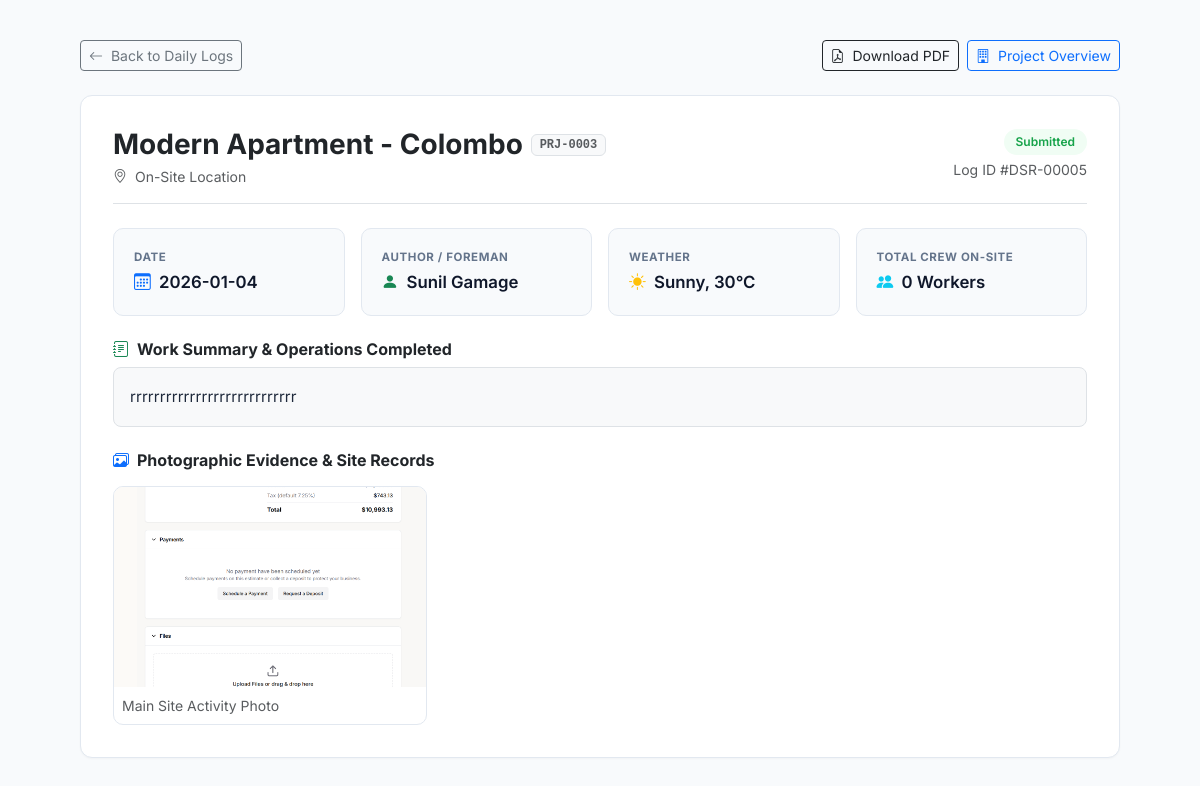
/features/daily_log_view.php?id=5 (signed in), run on the app's committed database.
### tables this page shows
CREATE TABLE `daily_reports` (
  `id` int(11) NOT NULL AUTO_INCREMENT,
  `project_id` int(11) DEFAULT NULL,
  `foreman_id` int(11) DEFAULT NULL,
  `report_date` date DEFAULT (CURDATE()),
  `weather_condition` varchar(100) DEFAULT 'Sunny, 30°C',
  `work_summary` text DEFAULT NULL,
  `crew_count` int(11) DEFAULT 0,
  `subcontractor_notes` text DEFAULT NULL,
  `status` enum('Draft','Submitted','Reviewed') DEFAULT 'Submitted',
  `site_image` varchar(255) DEFAULT NULL,
  `created_at` timestamp NOT NULL DEFAULT current_timestamp(),
  PRIMARY KEY (`id`),
  KEY `fk_dr_project` (`project_id`),
  KEY `fk_dr_foreman` (`foreman_id`),
  CONSTRAINT `daily_reports_ibfk_1` FOREIGN KEY (`project_id`) REFERENCES `projects` (`id`),
  CONSTRAINT `daily_reports_ibfk_2` FOREIGN KEY (`foreman_id`) REFERENCES `users` (`id`),
  CONSTRAINT `fk_dr_foreman` FOREIGN KEY (`foreman_id`) REFERENCES `users` (`id`) ON DELETE SET NULL,
  CONSTRAINT `fk_dr_project` FOREIGN KEY (`project_id`) REFERENCES `projects` (`id`) ON DELETE CASCADE
);

CREATE TABLE `projects` (
  `id` int(11) NOT NULL AUTO_INCREMENT,
  `project_name` varchar(150) NOT NULL,
  `project_code` varchar(50) NOT NULL,
  `client_id` int(11) DEFAULT NULL,
  `client_name` varchar(100) DEFAULT NULL,
  `pm_id` int(11) DEFAULT NULL,
  `budget` decimal(15,2) DEFAULT 0.00,
  `location` varchar(255) DEFAULT NULL,
  `start_date` date DEFAULT NULL,
  `end_date` date DEFAULT NULL,
  `stage` enum('Planning','Earthwork','Framing','Roofing','Finishing','Handover') DEFAULT 'Planning',
  `progress_percent` int(11) DEFAULT 0,
  `status` enum('Active','Completed','On Hold','Archived') DEFAULT 'Active',
  `thumbnail_url` varchar(255) DEFAULT NULL,
  `created_at` timestamp NOT NULL DEFAULT current_timestamp(),
  `updated_at` timestamp NOT NULL DEFAULT current_timestamp() ON UPDATE current_timestamp(),
  PRIMARY KEY (`id`),
  UNIQUE KEY `project_code` (`project_code`)
);

### features/daily_log_view.php (the view, shortened to what this page needs)
<?php
require_once __DIR__ . '/../db.php';
$id = intval($_GET['id'] ?? 0);
$stmt = $pdo->prepare("
    SELECT dr.*,
           p.project_name, p.project_code, p.location, p.budget,
           COALESCE(u.full_name, 'Site Foreman') AS author_name,
           u.email AS author_email, u.phone_number AS author_phone,
           pm.full_name AS pm_name
    FROM daily_reports dr
    JOIN projects p ON dr.project_id = p.id
    LEFT JOIN users u ON dr.foreman_id = u.id
    LEFT JOIN users pm ON p.pm_id = pm.id
    WHERE dr.id = ?
");
$stmt->execute([$id]);
$report = $stmt->fetch(PDO::FETCH_ASSOC);
$photoStmt = $pdo->prepare("SELECT * FROM daily_report_photos WHERE report_id = ? ORDER BY id ASC");
$photoStmt->execute([$id]);
$photos = $photoStmt->fetchAll(PDO::FETCH_ASSOC);
?>
<!DOCTYPE html>
<html lang="en">
<head>
    <link href="https://cdn.jsdelivr.net/npm/bootstrap@5.3.0/dist/css/bootstrap.min.css" rel="stylesheet">
    <link rel="stylesheet" href="https://cdn.jsdelivr.net/npm/bootstrap-icons@1.10.0/font/bootstrap-icons.css">
</head>
<body>
    <div class="view-wrapper">
        <div class="d-flex justify-content-between align-items-center mb-4">
            <a href="daily-logs.php" class="btn btn-sm btn-outline-secondary">
                <i class="bi bi-arrow-left me-1"></i> Back to Daily Logs
            </a>
            <div class="d-flex gap-2">
                <a href="generate_daily_log_pdf.php?id=<?= $report['id'] ?>" target="_blank" class="btn btn-sm btn-outline-dark">
                    <i class="bi bi-file-earmark-pdf me-1"></i> Download PDF
                </a>
                <a href="project_overview.php?id=<?= $report['project_id'] ?>" class="btn btn-sm btn-outline-primary">
                    <i class="bi bi-building me-1"></i> Project Overview
                </a>
            </div>
        </div>
        <div class="nexus-card">
            <div class="d-flex justify-content-between align-items-start border-bottom pb-3 mb-4">
                <div>
                    <div class="d-flex align-items-center gap-2 mb-1">
                        <h3 class="fw-bold mb-0 text-dark"><?= htmlspecialchars($report['project_name']) ?></h3>
                        <?php if (!empty($report['project_code'])): ?>
                            <span class="badge bg-light text-muted border font-monospace"><?= htmlspecialchars($report['project_code']) ?></span>
                        <?php endif; ?>
                    </div>
                    <p class="text-muted small mb-0"><i class="bi bi-geo-alt me-1"></i> <?= htmlspecialchars($report['location'] ?: 'On-Site Location') ?></p>
                </div>
                <div class="text-end">
                    <span class="pill pill-<?= strtolower($report['status']) ?> mb-1">
                        <?= htmlspecialchars($report['status']) ?>
                    </span>
                    <div class="text-muted small">Log ID #DSR-<?= sprintf('%05d', $report['id']) ?></div>
                </div>
            </div>
            <div class="row g-3 mb-4">
                <div class="col-md-3">
                    <div class="meta-card">
                        <div class="meta-title">Date</div>
                        <div class="meta-value"><i class="bi bi-calendar3 me-1 text-primary"></i> <?= htmlspecialchars($report['report_date']) ?></div>
                    </div>
                </div>
                <div class="col-md-3">
                    <div class="meta-card">
                        <div class="meta-title">Author / Foreman</div>
                        <div class="meta-value"><i class="bi bi-person-fill me-1 text-success"></i> <?= htmlspecialchars($report['author_name']) ?></div>
                    </div>
                </div>
                <div class="col-md-3">
                    <div class="meta-card">
                        <div class="meta-title">Weather</div>
                        <div class="meta-value"><i class="bi bi-sun-fill me-1 text-warning"></i> <?= htmlspecialchars($report['weather_condition'] ?: 'Sunny, 30°C') ?></div>
                    </div>
                </div>
                <div class="col-md-3">
                    <div class="meta-card">
                        <div class="meta-title">Total Crew On-Site</div>
                        <div class="meta-value"><i class="bi bi-people-fill me-1 text-info"></i> <?= intval($report['crew_count']) ?> Workers</div>
                    </div>
                </div>
            </div>
            <div class="mb-4">
                <h6 class="fw-bold text-dark mb-2"><i class="bi bi-journal-text me-2 text-success"></i>Work Summary & Operations Completed</h6>
                <div class="p-3 bg-light rounded-3 border" style="line-height: 1.7; font-size: 0.95rem;">
                    <?= nl2br(htmlspecialchars($report['work_summary'])) ?>
                </div>
            </div>
            <div>
                <h6 class="fw-bold text-dark mb-3"><i class="bi bi-images me-2 text-primary"></i>Photographic Evidence & Site Records</h6>
                <?php if (empty($photos) && empty($report['site_image'])): ?>
                    <p class="text-muted small">No photo evidence uploaded with this daily log.</p>
                <?php else: ?>
                    <div class="row g-3">
                        <?php if (!empty($report['site_image'])):
                            $mImg = $report['site_image'];
                            if (!str_starts_with($mImg, 'http') && !str_starts_with($mImg, '/')) {
                                $mImg = '../' . $mImg;
                            }
                        ?>
                            <div class="col-md-4">
                                <div class="site-photo-card" onclick="previewImage('<?= htmlspecialchars($mImg) ?>', 'Main Site Photo')">
                                    <img src="<?= htmlspecialchars($mImg) ?>" class="site-img" alt="Site Photo">
                                    <div class="p-2 small text-muted text-truncate">Main Site Activity Photo</div>
                                </div>
                            </div>
                        <?php endif; ?>
                    </div>
                <?php endif; ?>
            </div>
        </div>
    </div>
</body>
</html>

### features/daily_log_view.php (style rules this page uses)
body { font-family: 'Inter', sans-serif; background-color: #f8fafc; color: #1e293b; padding: 2.5rem 0; }
.view-wrapper { max-width: 1040px; margin: 0 auto; }
.nexus-card { background: #fff; border: 1px solid #e2e8f0; border-radius: 12px; padding: 2rem; box-shadow: 0 1px 2px rgba(0,0,0,0.03); margin-bottom: 1.5rem; }
.meta-card { background: #f8fafc; border: 1px solid #e2e8f0; border-radius: 10px; padding: 1.25rem; }
.meta-title { font-size: 0.72rem; text-transform: uppercase; color: #64748b; font-weight: 700; letter-spacing: 0.05em; margin-bottom: 4px; }
.meta-value { font-size: 1.05rem; font-weight: 600; color: #0f172a; }
.pill { padding: 4px 12px; border-radius: 20px; font-size: 0.75rem; font-weight: 600; display: inline-block; }
.pill-submitted { background: #f0fdf4; color: #16a34a; }
.site-photo-card { border-radius: 10px; overflow: hidden; border: 1px solid #e2e8f0; transition: transform 0.2s; cursor: pointer; }
.site-img { width: 100%; height: 200px; object-fit: cover; }

### data on the page
daily_reports: project.project_name "Modern Apartment - Colombo", project.project_code "PRJ-0003", project.location "On-Site Location", status "Submitted", id "00005", report_date "2026-01-04", weather_condition "Sunny, 30°C", crew_count "0", work_summary "rrrrrrrrrrrrrrrrrrrrrrrrrrrr"

### other printed values
$report['author_name'] "Sunil Gamage"
